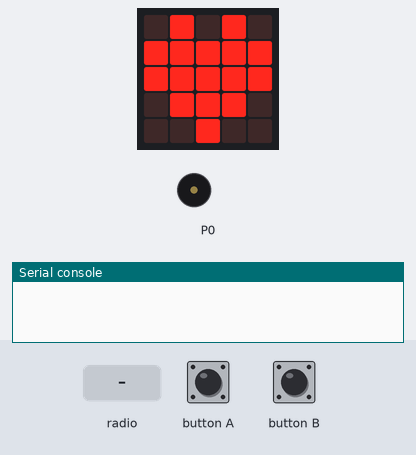
Bench run of a program on a simulated BBC micro:bit (MakeCode). On the bench: the board's 5×5 LED display, buzzer (waves = sounding), the last lines printed to the serial console. The inputs (shaded band) are chosen by the test bench. No radio messages arrive unless stated (any console line starting 'radio sent:' is added by the test bench).

Above: at 1.2 s.
1.3 s: radio message "3" arrives
At 1.7 s:
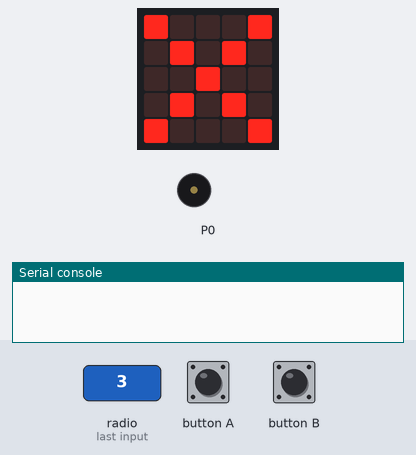
3.9 s: button A pressed for 0.15 s
At 4.6 s:
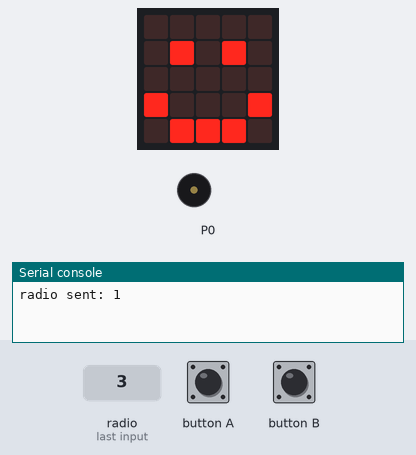
7.0 s: button B pressed for 0.15 s
At 8.1 s:
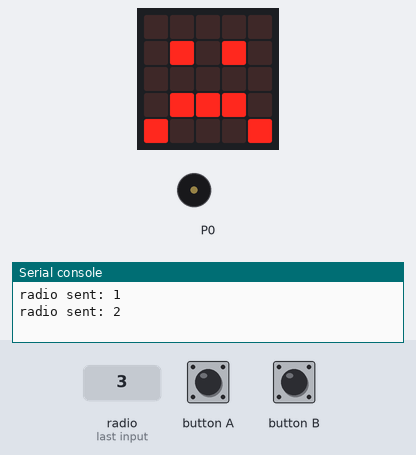
Timing chart, 0 to 10.0 s (numbered marks = the images above; inputs shaded):
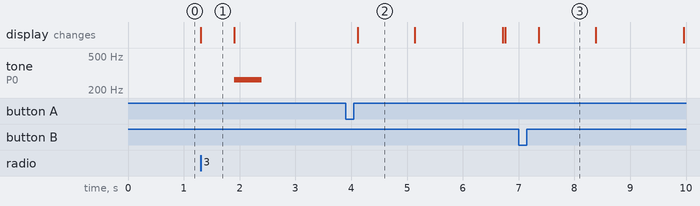

Measured:
- after the input at 1.3 s, tone on P0: silent → 262 Hz after 0.60 s, → silent 0.50 s later; the display: changes at once (image 1)
- after the input at 3.9 s, the display: changes after 0.22 s (image 2)
- after the input at 7.0 s, the display: changes after 0.36 s (image 3)
- what the display in image 1 shows lasts 0.6 s, from 1.3 s to 1.9 s
- what the display in image 2 shows lasts 1.0 s, from 4.1 s to 5.1 s

The program:

main.ts
```typescript
radio.onReceivedNumber(function (receivedNumber) {
    if (receivedNumber == 3) {
        basic.showIcon(IconNames.No)
        basic.clearScreen()
        music.play(music.tonePlayable(262, music.beat(BeatFraction.Whole)), music.PlaybackMode.UntilDone)
    } else {
        basic.clearScreen()
    }
})
input.onButtonPressed(Button.A, function () {
    radio.sendNumber(1)
    basic.showIcon(IconNames.Happy)
    basic.pause(2000)
    basic.clearScreen()
})
input.onButtonPressed(Button.B, function () {
    radio.sendNumber(2)
    basic.showIcon(IconNames.Sad)
    basic.pause(2000)
    basic.clearScreen()
})
radio.setGroup(1)
basic.forever(function () {
    basic.showIcon(IconNames.Heart)
    basic.pause(1000)
})
```

test.ts
```typescript
// aquí va el archivo "tests"; esto no se compilará cuando este paquete se utilice como una extensión.
```
